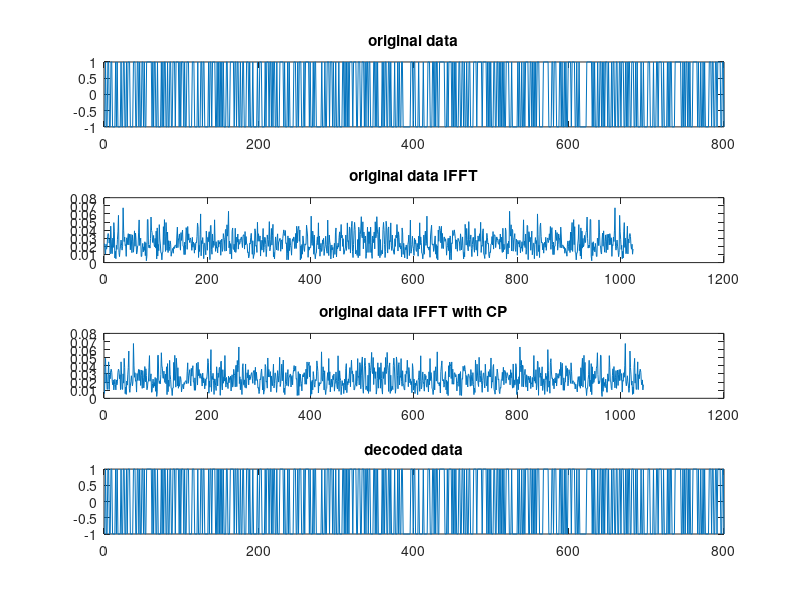

Write MATLAB code to recreate this figure. (Note: this script raises an error after producing the figure.)
clc; clear;
data_length=800;
cp_length=20;
% -1 or 1 generation in frequency domain
data=2*randi([0,1],1,data_length)-1;
data_fdomain=[zeros(1,112),data,zeros(1,112)];
data_tdomain=ifft(data_fdomain);
Tx=zeros(1,1044);
Tx(1:20)=data_tdomain(1005:1024); %CP 20
Tx(21:1044)=data_tdomain; 
Rx=Tx; %through flat channel
signal_tdomain=Rx(21:1044);
signal_fdomain=fft(signal_tdomain);
signal_fdomain=round(real(signal_fdomain(113:912)));
subplot(4,1,1);
plot(data); title("original data");
subplot(4,1,2);
plot(abs(data_tdomain)); title("original data IFFT");
subplot(4,1,3);
plot(abs(Tx)); title("original data IFFT with CP");
subplot(4,1,4);
plot(signal_fdomain); title("decoded data");
disp(append("errors : ", string(sum(data~=signal_fdomain))));
